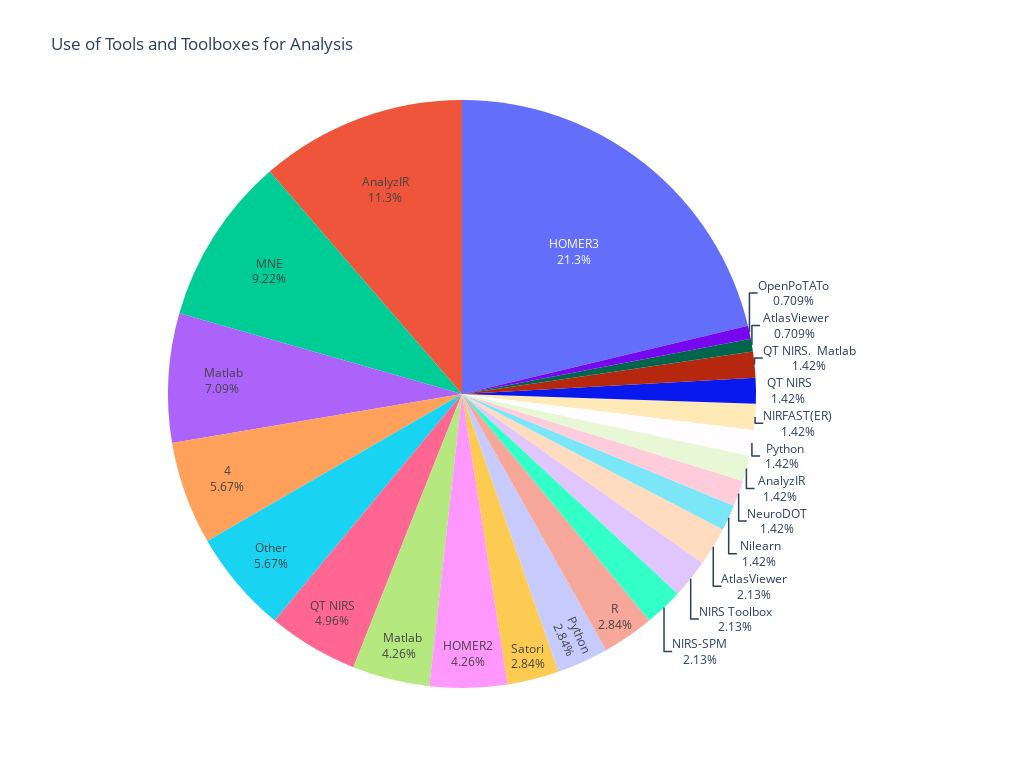

The cell this chart's notebook holds for it:
### Markdown cell above
**Plot Toolbox Statistics**

### Code cell
# create distinct entries (rows) for each item in a list of items separated by commas
df_sig_tb = df_siganalysis['Toolbox used']
df_sig_tb = df_sig_tb.apply(lambda x: x.split(','))
df_sig_tb = df_sig_tb.explode('Toolbox used')

# Calculate relative frequencies
df_sig_tb_counts = pd.Series(df_sig_tb).value_counts(normalize=True)

# Create the pie chart
fig = go.Figure(data=go.Pie(
    labels=df_sig_tb_counts.index,
    values=df_sig_tb_counts.values,
    textinfo='percent+label',
    textposition='auto'
))

# Set the layout
fig.update_layout(
    title='Use of Tools and Toolboxes for Analysis',
    height=768,
    width=1024,
    showlegend=False
)

# Show the chart
fig.show()
# Save the chart
plot(fig, filename='figs/pie_AnalysisToolboxes.html')

### Figure 1 — Plotly figure (JSON) as saved in the notebook; plotly's stock layout.template omitted (floating-point values rounded to 4 significant figures)
{"data": [{"labels": ["HOMER3", "AnalyzIR", "MNE", " Matlab", "", "Other", "QT NIRS", "  Matlab", "HOMER2", "Satori", " Python", "R", "NIRS-SPM", "NIRS Toolbox", "AtlasViewer", " Nilearn", "NeuroDOT", " AnalyzIR", "  Python", "NIRFAST(ER)", " QT NIRS", "QT NIRS.  Matlab", " AtlasViewer", "OpenPoTATo"], "textinfo": "percent+label", "textposition": "auto", "type": "pie", "values": [0.2128, 0.1135, 0.0922, 0.07092, 0.05674, 0.05674, 0.04965, 0.04255, 0.04255, 0.02837, 0.02837, 0.02837, 0.02128, 0.02128, 0.02128, 0.01418, 0.01418, 0.01418, 0.01418, 0.01418, 0.01418, 0.01418, 0.007092, 0.007092]}], "layout": {"height": 768, "showlegend": false, "title": {"text": "Use of Tools and Toolboxes for Analysis"}, "width": 1024}}
